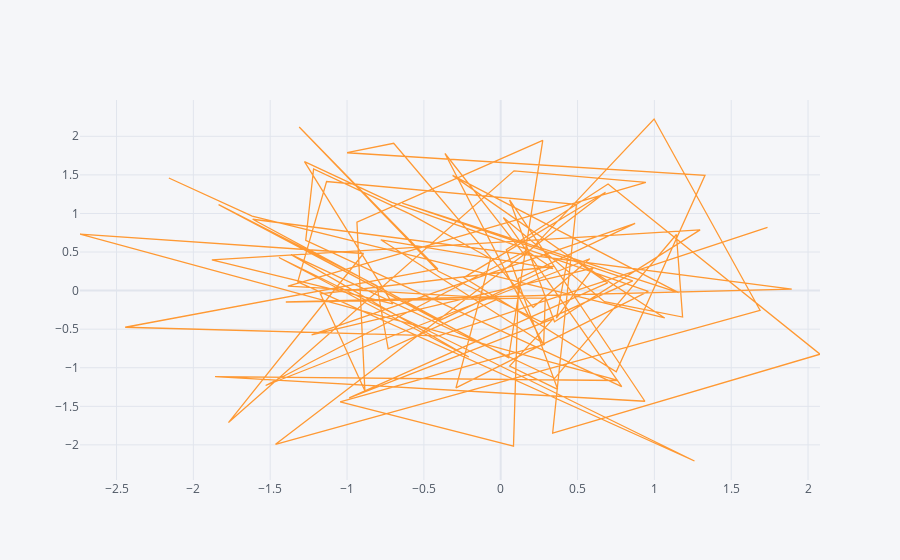

Notebook cell for this chart:
### Code cell
#scatter plot
# for scatter we need to specify axis

df.iplot(kind = 'scatter', x = 'A', y='B')
